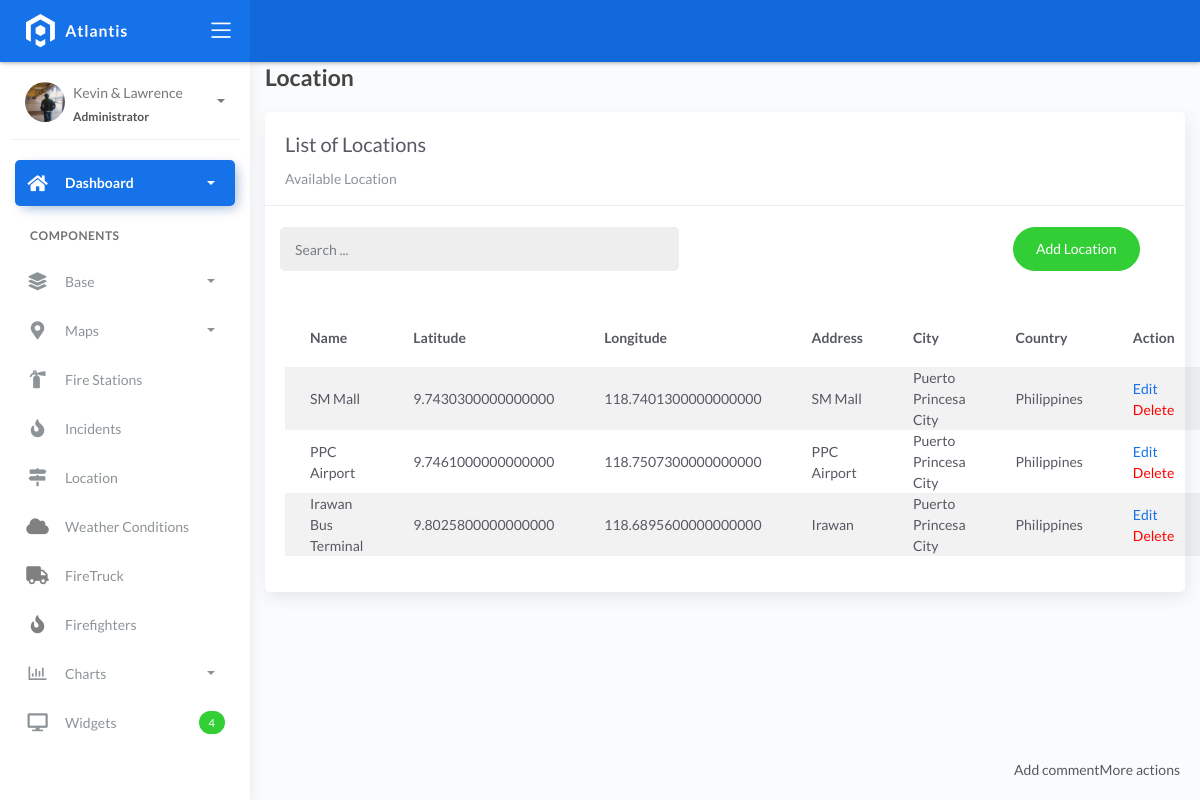
/location_list/, run on an earlier commit of the app's database.
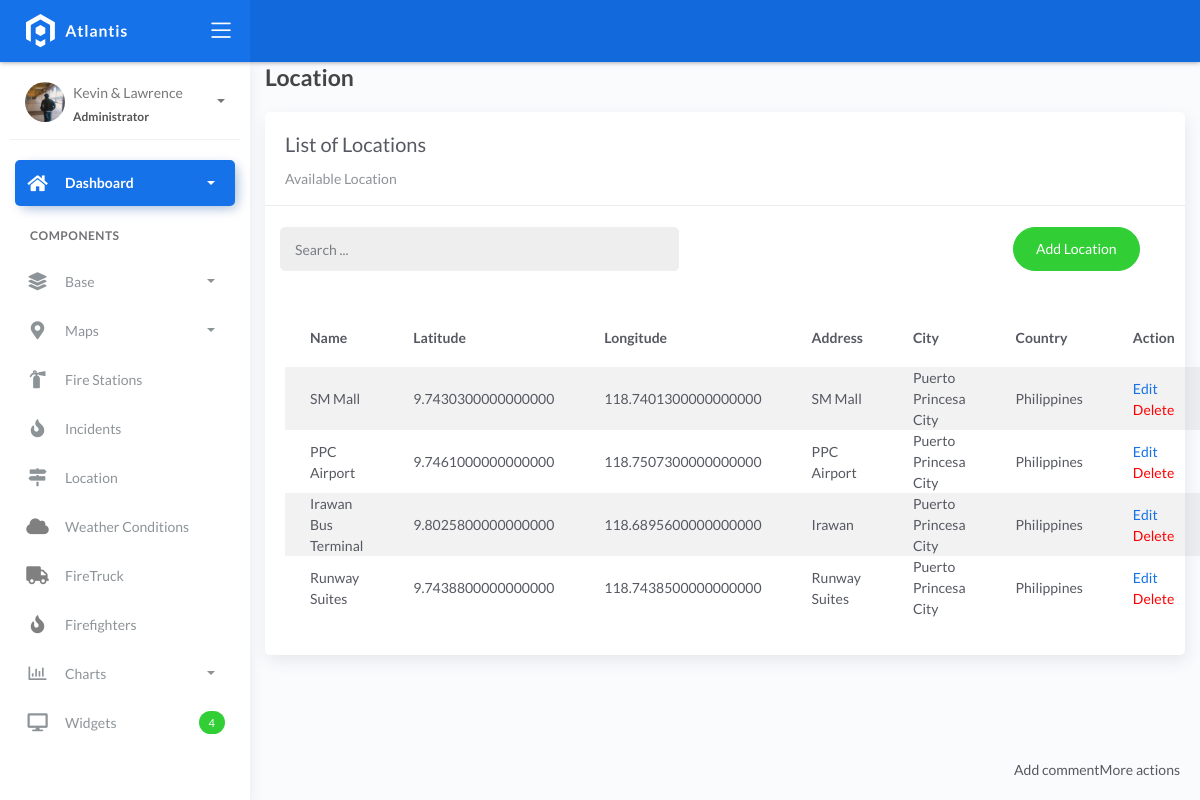
And on a later commit of the database.
### fire/models.py (models this page shows)
class BaseModel(models.Model):
    created_at = models.DateTimeField(auto_now_add=True, db_index=True)
    updated_at = models.DateTimeField(auto_now=True)
    class Meta:
        abstract = True

class Locations(BaseModel):
    name = models.CharField(max_length=150)
    latitude = models.DecimalField(
        max_digits=22, decimal_places=16, null=True, blank=True)
    longitude = models.DecimalField(
        max_digits=22, decimal_places=16, null=True, blank=True)
    address = models.CharField(max_length=150)
    city = models.CharField(max_length=150)  # can be in separate table
    country = models.CharField(max_length=150)  # can be in separate table

### fire/views.py (the view, shortened to what this page needs)
# urls.py: path('location_list/',  LocationListView.as_view(), name='loc-list'),
class LocationListView(ListView):
    model = Locations
    template_name = 'location_list.html'
    context_object_name = 'object_list'
    paginate_by = 10
    def get_queryset(self, *args, **kwargs):
        qs = super().get_queryset(*args, **kwargs)
        query = self.request.GET.get("q")
        return qs

### templates/location_list.html (shortened to what this page needs)
{% extends 'base.html' %}
{% load static %}
{% block content %}
<div class="content">
    <div class="container-fluid">
        <h4 class="page-title">Location</h4>
        <div class="row">
            <div class="col-md-12">
                <div class="card">
                    <div class="card-header">
                        <div class="card-title">List of Locations</div>
                        <div class="card-category">Available Location</div>
                    </div>
                    <br />
                    <div class="col-md-12 row">
                        <div class="col-md-6">
                            <form class="navbar-left navbar-form nav-search mr-md-3" action="{% url 'loc-list' %}">
                                <div class="input-group">
                                    <input type="text" placeholder="Search ..." class="form-control" name="q"/>
                                    <div class="input-group-append">
                                        <span class="input-group-text">
                                        </span>
                                    </div>
                                </div>
                            </form>
                        </div>
                        <div class="col-md-6">
                            <div class="pull-right">
                                <a href="{% url 'location-add'%}" class="btn btn-success btn-rounded">Add Location</a>
                            </div>
                        </div>
                    </div>
                    <div class="card-body">
                        <table class="table table-striped mt-3">
                            <thead>
                                <tr>
                                    <th scope="col">Name</th>
                                    <th scope="col">Latitude</th>
                                    <th scope="col">Longitude</th>
                                    <th scope="col">Address</th>
                                    <th scope="col">City</th>
                                    <th scope="col">Country</th>
                                    <th scope="col">Action</th>
                                </tr>
                            </thead>
                            <tbody>
                                {% for object in object_list %}
                                <tr>
                                    <td>{{ object.name }}</td>
                                    <td>{{ object.latitude }}</td>
                                    <td>{{ object.longitude }}</td>
                                    <td>{{ object.address }}</td>
                                    <td>{{ object.city }}</td>
                                    <td>{{ object.country }}</td>
                                    <td>
                                        <a href="{% url 'location-update' object.pk %}">Edit</a>
                                        <a style="color: red;"  href="{% url 'location-delete' object.pk %}">Delete</a>
                                    </td>
                                </tr>
                                {% empty %}
                                <tr>
                                    <td colspan="2" style="text-align: center;">
                                        <p class="text-sm font-weight-bold mb-0">No FireStation Found</p>
                                    </td>
                                </tr>
                                {% endfor %}
                            </tbody>
                        </table>
                    </div>
                </div>
            </div>
        </div>
    </div>
</div>
{% endblock %}

What changed in the data, as far as the page shows it:
added Locations: name "Runway Suites", latitude "9.7438800000000000", longitude "118.7438500000000000", address "Runway Suites", city "Puerto Princesa City", country "Philippines"
